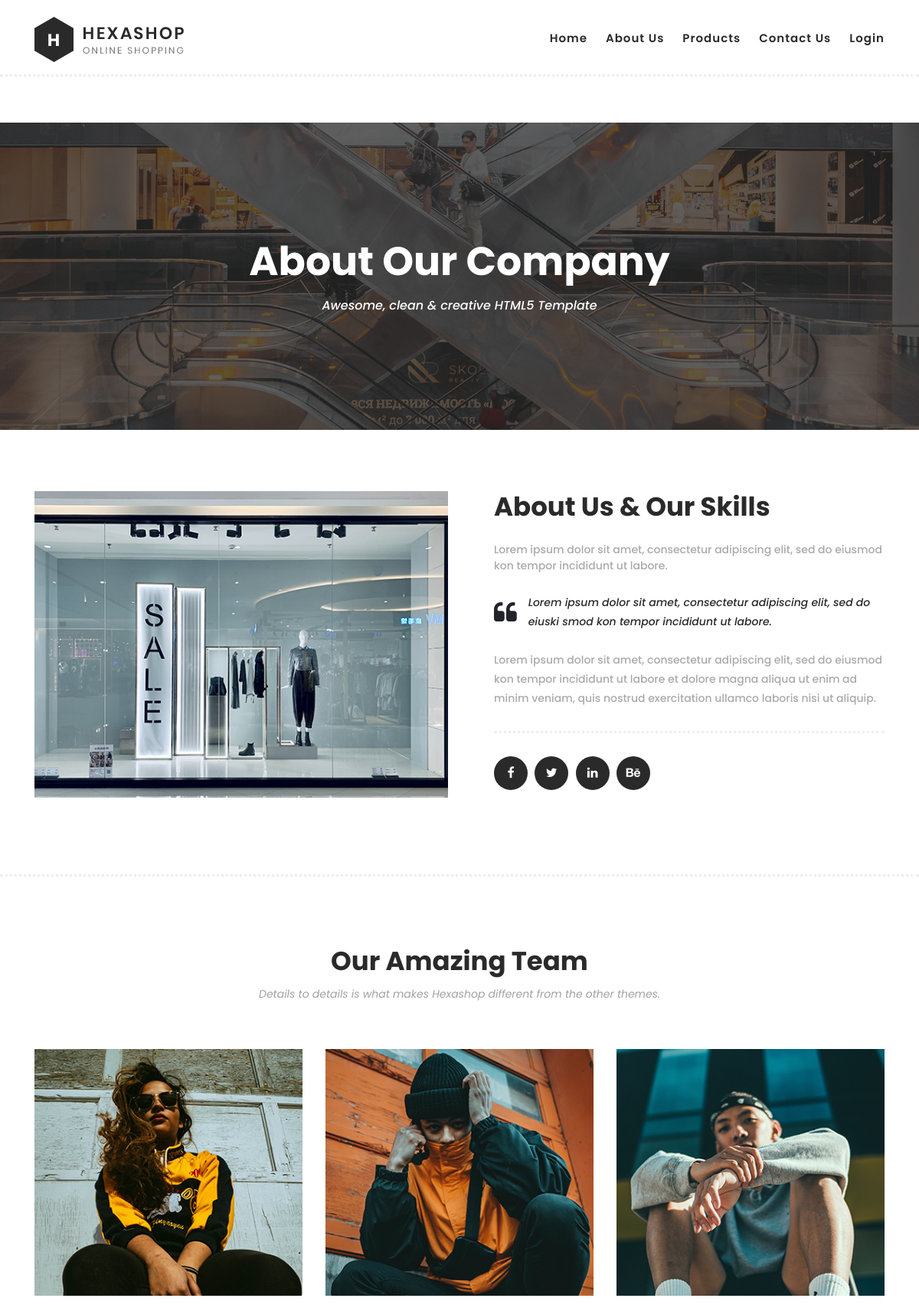
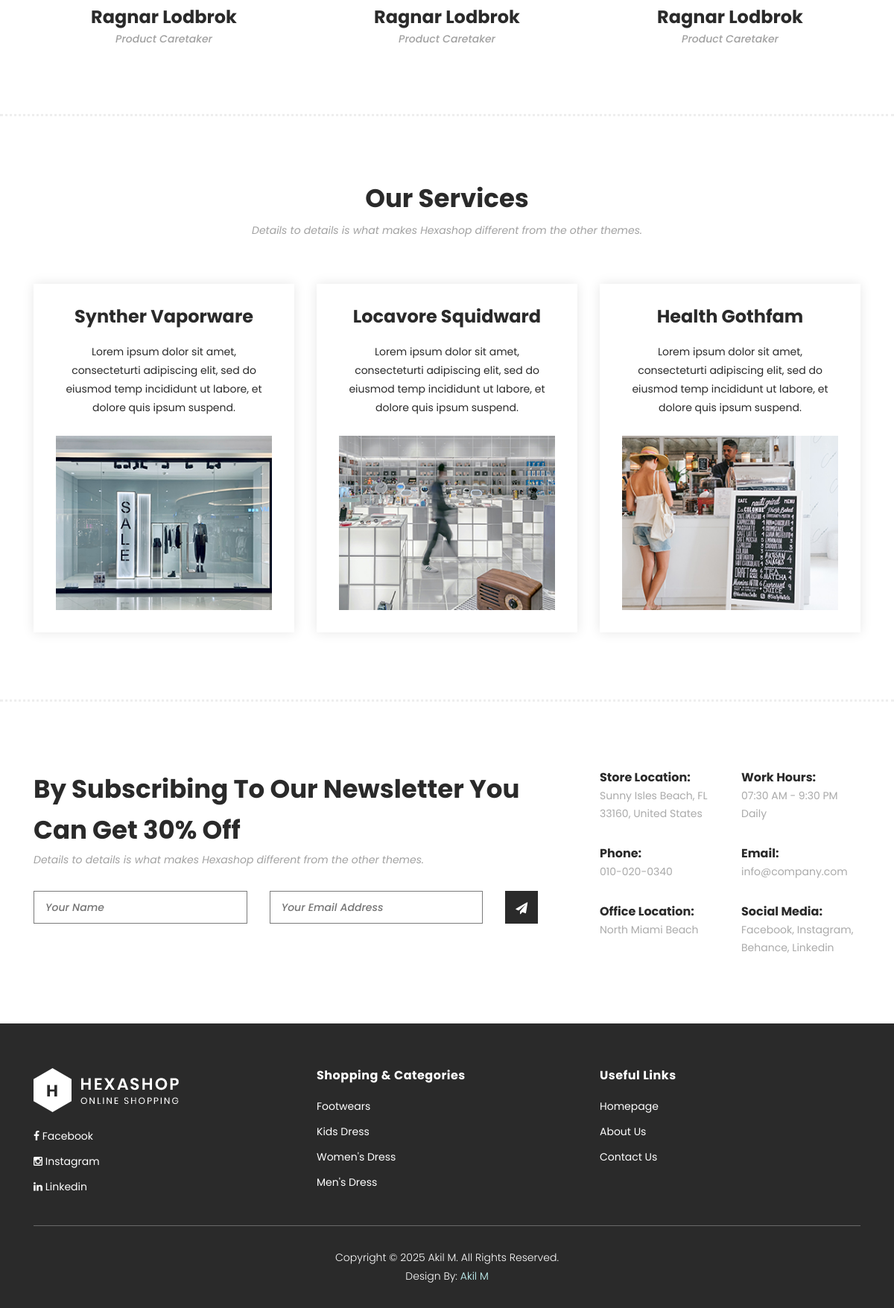
The page /about/ on the database its author committed (2 pictures, top to bottom).
### store/models.py (models this page shows, shortened)
class Category(models.Model):
    name = models.CharField(max_length=100)
    image = models.ImageField(upload_to='category_images/', blank=True, null=True)  # Optional image

### store/views.py (the view)
# urls.py: path('about/', views.about, name='about'),
def about(request):
    return render(request, 'about.html')

### store/context_processors.py (called while the page is built)
def categories_processor(request):
    return {
        'categories': Category.objects.order_by('-id')[:4]
    }

### store/templates/about.html (shortened to what this page needs)
{% load static %}
<!DOCTYPE html>
<html lang="en">
  <head>
    </head>
    <body>
  {% include 'partials/header.html' %}
    <div class="page-heading about-page-heading" id="top">
        <div class="container">
            <div class="row">
                <div class="col-lg-12">
                    <div class="inner-content">
                        <h2>About Our Company</h2>
                        <span>Awesome, clean &amp; creative HTML5 Template</span>
                    </div>
                </div>
            </div>
        </div>
    </div>
    <div class="about-us">
        <div class="container">
            <div class="row">
                <div class="col-lg-6">
                    <div class="left-image">
                        <img src="{% static 'images/about-left-image.jpg' %}" alt="">
                    </div>
                </div>
                <div class="col-lg-6">
                    <div class="right-content">
                        <h4>About Us &amp; Our Skills</h4>
                        <span>Lorem ipsum dolor sit amet, consectetur adipiscing elit, sed do eiusmod kon tempor incididunt ut labore.</span>
                        <div class="quote">
                            <i class="fa fa-quote-left"></i><p>Lorem ipsum dolor sit amet, consectetur adipiscing elit, sed do eiuski smod kon tempor incididunt ut labore.</p>
                        </div>
                        <p>Lorem ipsum dolor sit amet, consectetur adipiscing elit, sed do eiusmod kon tempor incididunt ut labore et dolore magna aliqua ut enim ad minim veniam, quis nostrud exercitation ullamco laboris nisi ut aliquip.</p>
                        <ul>
                            <li><a href="#"><i class="fa fa-facebook"></i></a></li>
                            <li><a href="#"><i class="fa fa-twitter"></i></a></li>
                            <li><a href="#"><i class="fa fa-linkedin"></i></a></li>
                            <li><a href="#"><i class="fa fa-behance"></i></a></li>
                        </ul>
                    </div>
                </div>
            </div>
        </div>
    </div>
    <section class="our-team">
        <div class="container">
            <div class="row">
                <div class="col-lg-12">
                    <div class="section-heading">
                        <h2>Our Amazing Team</h2>
                        <span>Details to details is what makes Hexashop different from the other themes.</span>
                    </div>
                </div>
                <div class="col-lg-4">
                    <div class="team-item">
                        <div class="thumb">
                            <img src="{% static 'images/team-member-01.jpg' %}">
                        </div>
                        <div class="down-content">
                            <h4>Ragnar Lodbrok</h4>
                            <span>Product Caretaker</span>
                        </div>
                    </div>
                </div>
                <div class="col-lg-4">
                    <div class="team-item">
                        <div class="thumb">
                            <img src="{% static 'images/team-member-02.jpg' %}">
                        </div>
                        <div class="down-content">
                            <h4>Ragnar Lodbrok</h4>
                            <span>Product Caretaker</span>
                        </div>
                    </div>
                </div>
                <div class="col-lg-4">
                    <div class="team-item">
                        <div class="thumb">
                            <img src="{% static 'images/team-member-03.jpg' %}">
                        </div>
                        <div class="down-content">
                            <h4>Ragnar Lodbrok</h4>
                            <span>Product Caretaker</span>
                        </div>
                    </div>
                </div>
            </div>
        </div>
    </section>
    <section class="our-services">
        <div class="container">
            <div class="row">
                <div class="col-lg-12">
                    <div class="section-heading">
                        <h2>Our Services</h2>
                        <span>Details to details is what makes Hexashop different from the other themes.</span>
                    </div>
                </div>
                <div class="col-lg-4">
                    <div class="service-item">
                        <h4>Synther Vaporware</h4>
                        <p>Lorem ipsum dolor sit amet, consecteturti adipiscing elit, sed do eiusmod temp incididunt ut labore, et dolore quis ipsum suspend.</p>
                        <img src="assets/images/service-01.jpg" alt="">
                    </div>
                </div>
                <div class="col-lg-4">
                    <div class="service-item">
                        <h4>Locavore Squidward</h4>
                        <p>Lorem ipsum dolor sit amet, consecteturti adipiscing elit, sed do eiusmod temp incididunt ut labore, et dolore quis ipsum suspend.</p>
                        <img src="assets/images/service-02.jpg" alt="">
                    </div>
                </div>
                <div class="col-lg-4">
                    <div class="service-item">
                        <h4>Health Gothfam</h4>
                        <p>Lorem ipsum dolor sit amet, consecteturti adipiscing elit, sed do eiusmod temp incididunt ut labore, et dolore quis ipsum suspend.</p>
                        <img src="assets/images/service-03.jpg" alt="">
                    </div>
                </div>
            </div>
        </div>
    </section>
    <div class="subscribe">
        <div class="container">
            <div class="row">
                <div class="col-lg-8">
                    <div class="section-heading">
                        <h2>By Subscribing To Our Newsletter You Can Get 30% Off</h2>
                        <span>Details to details is what makes Hexashop different from the other themes.</span>
                    </div>
                    <form id="subscribe" action="" method="get">
                        <div class="row">
                          <div class="col-lg-5">
                            <fieldset>
                              <input name="name" type="text" id="name" placeholder="Your Name" required="">
                            </fieldset>
                          </div>
                          <div class="col-lg-5">
                            <fieldset>
                              <input name="email" type="text" id="email" pattern="[^ @]*@[^ @]*" placeholder="Your Email Address" required="">
                            </fieldset>
                          </div>
                          <div class="col-lg-2">
                            <fieldset>
                              <button type="submit" id="form-submit" class="main-dark-button"><i class="fa fa-paper-plane"></i></button>
                            </fieldset>
                          </div>
                        </div>
                    </form>
                </div>
                <div class="col-lg-4">
                    <div class="row">
                        <div class="col-6">
                            <ul>
                                <li>Store Location:<br><span>Sunny Isles Beach, FL 33160, United States</span></li>
                                <li>Phone:<br><span>010-020-0340</span></li>
                                <li>Office Location:<br><span>North Miami Beach</span></li>
                            </ul>
                        </div>
                        <div class="col-6">
                            <ul>
                                <li>Work Hours:<br><span>07:30 AM - 9:30 PM Daily</span></li>
                                <li>Email:<br><span>info@company.com</span></li>
                                <li>Social Media:<br><span><a href="#">Facebook</a>, <a href="#">Instagram</a>, <a href="#">Behance</a>, <a href="#">Linkedin</a></span></li>
                            </ul>
                        </div>
                    </div>
                </div>
            </div>
        </div>
    </div>
{% include 'partials/footer.html' %}
  </body>
</html>

### store/templates/partials/footer.html (shortened to what this page needs)
{% load static %}
<!DOCTYPE html>
<html lang="en">
<footer>
        <div class="container">
            <div class="row">
                <div class="col-lg-4">
                    <div class="first-item">
                        <div class="logo">
                            <img src="{% static 'images/white-logo.png' %}" alt="hexashop ecommerce templatemo">
                        </div>
                        <ul>
                            <li><a href="#"><i class="fa fa-facebook"></i> Facebook</a></li>
                            <li><a href="#"><i class="fa fa-instagram"></i> Instagram</a></li>
                            <li><a href="#"><i class="fa fa-linkedin"></i> Linkedin</a></li>
                        </ul>
                    </div>
                </div>
                <div class="col-lg-4">
                    <h4>Shopping &amp; Categories</h4>
                    {% for category in categories %}
                    <ul>
                        <li><a href="{% url 'category_detail' category.id %}">{{ category.name }}</a></li>
                    </ul>
                    {% endfor %}
                </div>
                <div class="col-lg-4">
                    <h4>Useful Links</h4>
                    <ul>
                        <li><a href="/">Homepage</a></li>
                        <li><a href="{% url 'about' %}">About Us</a></li>
                        <li><a href="{% url 'contact' %}">Contact Us</a></li>
                    </ul>
                </div>
                <div class="col-lg-12">
                    <div class="under-footer">
                        <p>Copyright © 2025 Akil M. All Rights Reserved.
                        <br>Design By: <a href="#" target="_parent" title="free css templates">Akil M</a>
                    </div>
                </div>
            </div>
        </div>
    </footer>
</html>

### rows shown on the page
Category: name "Footwears"
Category: name "Kids Dress"
Category: name "Women's Dress"
Category: name "Men's Dress"
